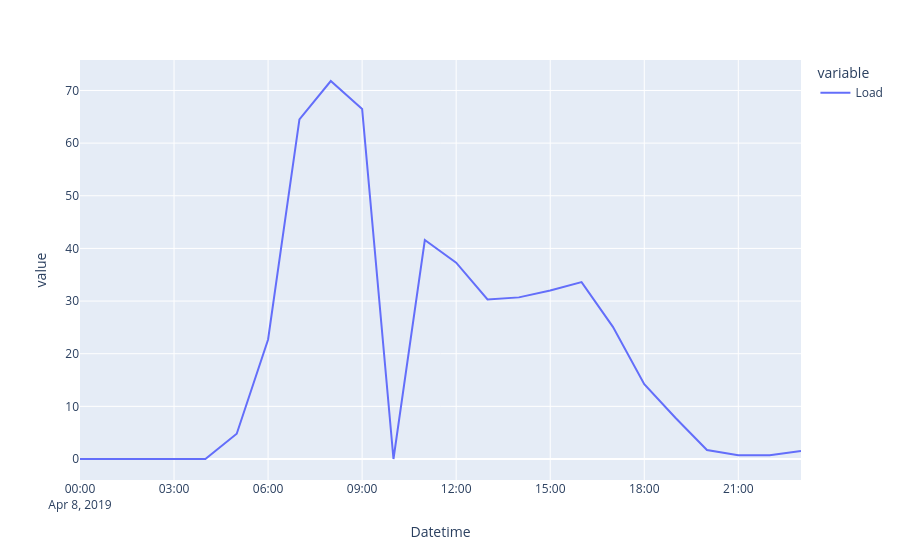

This figure's notebook cell:
### Markdown cell above
## Dati rari

Carico 0 alle 10:00? Improbabile

È fisicamente possibile? Non lo sappiamo

Comunque, non lo vogliamo

### Code cell
data.loc['2019-4-8'].plot()

### Figure 1 — Plotly figure (JSON) as saved in the notebook; plotly's stock layout.template omitted (floating-point values rounded to 4 significant figures)
{"data": [{"hovertemplate": "variable=Load<br>Datetime=%{x}<br>value=%{y}<extra></extra>", "legendgroup": "Load", "line": {"color": "#636efa", "dash": "solid"}, "marker": {"symbol": "circle"}, "mode": "lines", "name": "Load", "orientation": "v", "showlegend": true, "type": "scatter", "x": ["2019-04-08T00:00:00", "2019-04-08T01:00:00", "2019-04-08T02:00:00", "2019-04-08T03:00:00", "2019-04-08T04:00:00", "2019-04-08T05:00:00", "2019-04-08T06:00:00", "2019-04-08T07:00:00", "2019-04-08T08:00:00", "2019-04-08T09:00:00", "2019-04-08T10:00:00", "2019-04-08T11:00:00", "2019-04-08T12:00:00", "2019-04-08T13:00:00", "2019-04-08T14:00:00", "2019-04-08T15:00:00", "2019-04-08T16:00:00", "2019-04-08T17:00:00", "2019-04-08T18:00:00", "2019-04-08T19:00:00", "2019-04-08T20:00:00", "2019-04-08T21:00:00", "2019-04-08T22:00:00", "2019-04-08T23:00:00"], "xaxis": "x", "y": [0, 0, 0, 0, 0, 4.8, 22.7, 64.5, 71.8, 66.5, 0, 41.6, 37.3, 30.3, 30.7, 32, 33.6, 25.1, 14.2, 7.8, 1.7, 0.7, 0.7, 1.5], "yaxis": "y"}], "layout": {"legend": {"title": {"text": "variable"}, "tracegroupgap": 0}, "margin": {"t": 60}, "xaxis": {"anchor": "y", "domain": [0, 1], "title": {"text": "Datetime"}}, "yaxis": {"anchor": "x", "domain": [0, 1], "title": {"text": "value"}}}}
